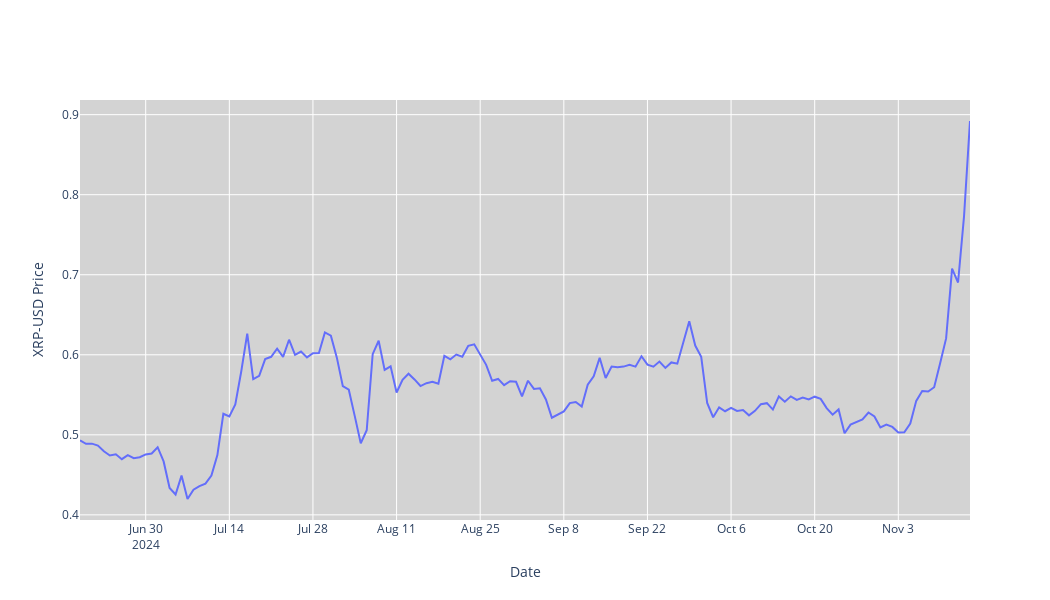

The code cell stored with this chart in its notebook:
### Code cell
#Price chart
fig = go.Figure(data=[go.Scatter(x=stock_data.index, y=stock_data['Adj Close'], mode='lines', name='Adj Close')])
fig.update_layout(
    xaxis_rangeslider_visible=False,
    yaxis_title=f'{ticker} Price',
    xaxis_title='Date',
    plot_bgcolor='lightgrey',
    width=1050,
    height=600
)
fig.show()
fig.write_image('./images/Price.png')

### Figure 1 — Plotly figure (JSON) as saved in the notebook; plotly's stock layout.template omitted (floating-point values rounded to 4 significant figures; data arrays with more than 128 entries replaced by an {"elided": "..."} marker saying what was removed)
{"data": [{"mode": "lines", "name": "Adj Close", "type": "scatter", "x": {"elided": "150 str values"}, "y": {"elided": "150 float values"}}], "layout": {"height": 600, "plot_bgcolor": "lightgrey", "width": 1050, "xaxis": {"rangeslider": {"visible": false}, "title": {"text": "Date"}}, "yaxis": {"title": {"text": "XRP-USD Price"}}}}
